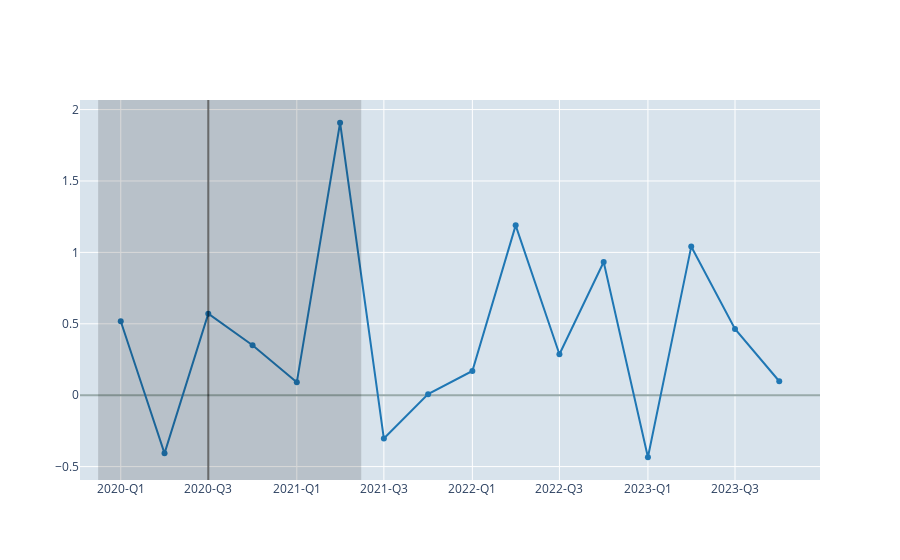
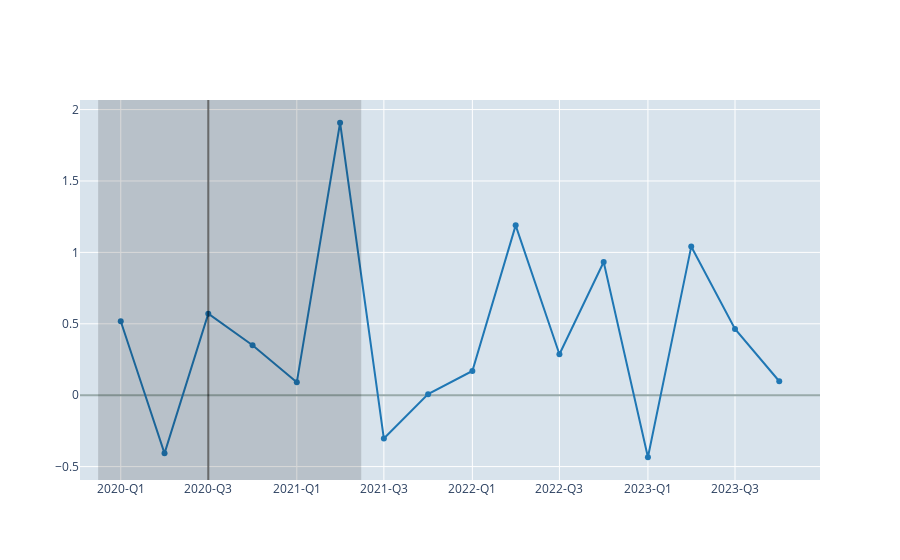

Notebook source saved alongside these figures, in order:
### Markdown cell above
## Plot the time series using the default `instant` mode

### Code cell
# Plot the quarterly time series with observations and labels at the start of
# the period
db["q"].plot(
    date_axis_mode="instant",
    highlight=(ir.qq(2020,1), ir.qq(2021,2)),
    xline=ir.qq(2020,3),
)

# Plot the quarterly time series with observations and labels at the start of
# the period
db["q"].plot(
    date_axis_mode="instant",
    highlight=(ir.qq(2020,1), ir.qq(2021,2)),
    xline=ir.qq(2020,3),
)

### Figure 1 — Plotly figure (JSON) as saved in the notebook; plotly's stock layout.template omitted (floating-point values rounded to 4 significant figures)
{"data": [{"customdata": [0], "line": {"color": "#1f77b4"}, "mode": "lines+markers", "showlegend": false, "type": "scatter", "x": ["2020-01-01", "2020-04-01", "2020-07-01", "2020-10-01", "2021-01-01", "2021-04-01", "2021-07-01", "2021-10-01", "2022-01-01", "2022-04-01", "2022-07-01", "2022-10-01", "2023-01-01", "2023-04-01", "2023-07-01", "2023-10-01"], "xhoverformat": "%Y-Q%q", "y": [0.5175, -0.4071, 0.5706, 0.3499, 0.09051, 1.908, -0.3036, 0.007457, 0.1698, 1.189, 0.2872, 0.9328, -0.4344, 1.041, 0.4644, 0.0979]}], "layout": {"hovermode": "x", "legend": {"orientation": "h", "x": 0.5, "xanchor": "center", "xref": "paper", "y": 0.02, "yanchor": "bottom", "yref": "container"}, "modebar": {"add": "hovercompare"}, "plot_bgcolor": "#D8E3EC", "shapes": [{"line": {"color": "rgba(0, 0, 0, 0.5)"}, "type": "line", "x0": "2020-07-01", "x1": "2020-07-01", "xref": "x", "y0": 0, "y1": 1, "yref": "y domain"}, {"fillcolor": "rgba(0, 0, 0, 0.15)", "line": {"width": 0}, "type": "rect", "x0": "2019-11-15", "x1": "2021-05-15", "xref": "x", "y0": 0, "y1": 1, "yref": "y domain"}], "title": {"x": 0.5, "xanchor": "center", "xref": "paper", "y": 0.98, "yanchor": "top", "yref": "container"}, "xaxis": {"showticklabels": true, "tickformat": "%Y-Q%q", "ticklabelmode": "instant", "type": "date"}, "yaxis": {"zeroline": true, "zerolinecolor": "#9aa"}}}

### Figure 2 — Plotly figure (JSON) as saved in the notebook; plotly's stock layout.template omitted (floating-point values rounded to 4 significant figures)
{"data": [{"customdata": [0], "line": {"color": "#1f77b4"}, "mode": "lines+markers", "showlegend": false, "type": "scatter", "x": ["2020-01-01", "2020-04-01", "2020-07-01", "2020-10-01", "2021-01-01", "2021-04-01", "2021-07-01", "2021-10-01", "2022-01-01", "2022-04-01", "2022-07-01", "2022-10-01", "2023-01-01", "2023-04-01", "2023-07-01", "2023-10-01"], "xhoverformat": "%Y-Q%q", "y": [0.5175, -0.4071, 0.5706, 0.3499, 0.09051, 1.908, -0.3036, 0.007457, 0.1698, 1.189, 0.2872, 0.9328, -0.4344, 1.041, 0.4644, 0.0979]}], "layout": {"hovermode": "x", "legend": {"orientation": "h", "x": 0.5, "xanchor": "center", "xref": "paper", "y": 0.02, "yanchor": "bottom", "yref": "container"}, "modebar": {"add": "hovercompare"}, "plot_bgcolor": "#D8E3EC", "shapes": [{"line": {"color": "rgba(0, 0, 0, 0.5)"}, "type": "line", "x0": "2020-07-01", "x1": "2020-07-01", "xref": "x", "y0": 0, "y1": 1, "yref": "y domain"}, {"fillcolor": "rgba(0, 0, 0, 0.15)", "line": {"width": 0}, "type": "rect", "x0": "2019-11-15", "x1": "2021-05-15", "xref": "x", "y0": 0, "y1": 1, "yref": "y domain"}], "title": {"x": 0.5, "xanchor": "center", "xref": "paper", "y": 0.98, "yanchor": "top", "yref": "container"}, "xaxis": {"showticklabels": true, "tickformat": "%Y-Q%q", "ticklabelmode": "instant", "type": "date"}, "yaxis": {"zeroline": true, "zerolinecolor": "#9aa"}}}
